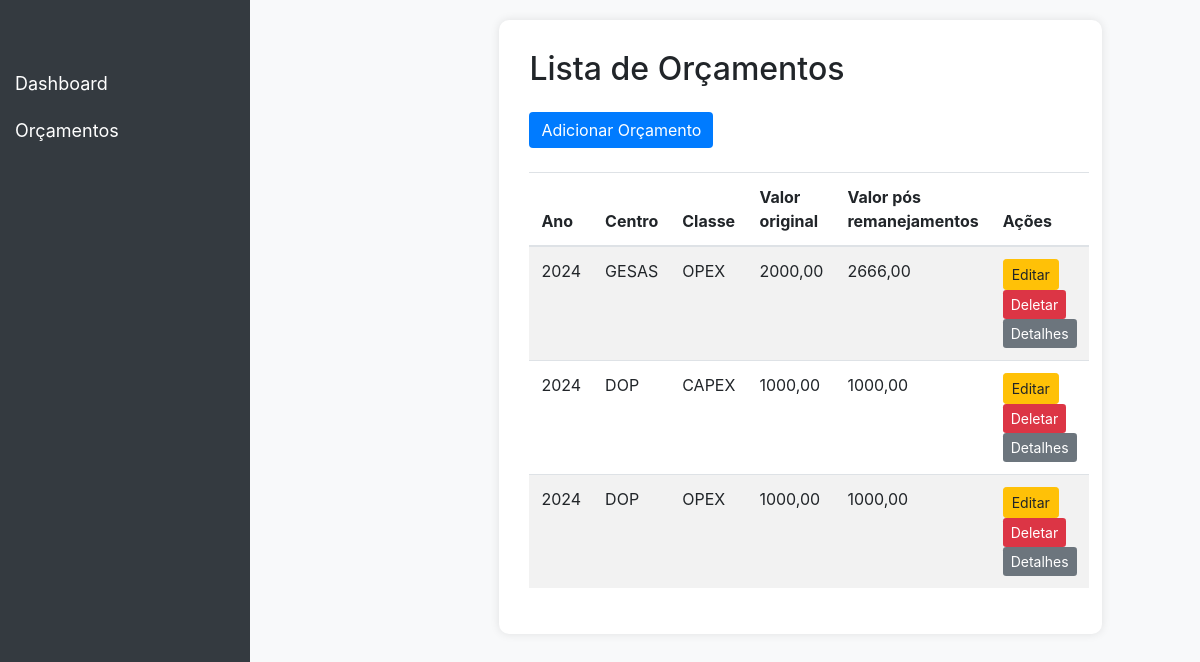
Before: /contratos/orcamentos/ with the older database file.
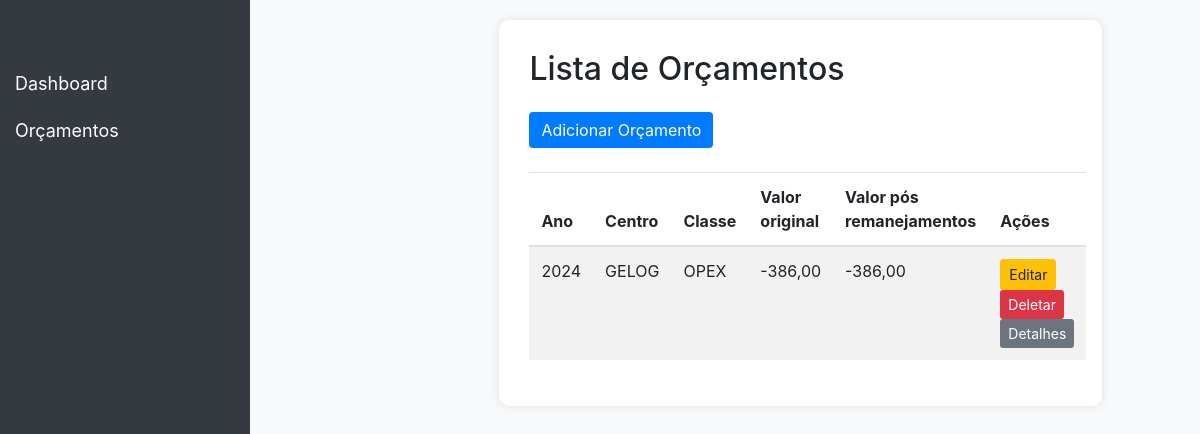
After: the same page with the newer database file.
### contract/models.py (models this page shows, shortened)
class Orcamento(models.Model):
    ano = models.IntegerField()
    centro = models.ForeignKey(CentroDeCustoGestor, on_delete=models.CASCADE)
    CLASSE_CHOICES = [
        ('A', 'OPEX'),
        ('B', 'CAPEX'),
    ]
    classe = models.CharField(max_length=100, choices=CLASSE_CHOICES, blank=True, null=True)
    valor = models.DecimalField(max_digits=10, decimal_places=2, default=0)
    @property
    def valores_adicionados(self):
        if self.pk:
            return self.orcamentos_externos.filter(tipo_movimentacao='entrada').aggregate(total=Sum('valor'))['total'] or 0
        return 0
    @property
    def valores_enviados(self):
        if self.pk:
            return self.orcamentos_externos.filter(tipo_movimentacao='retirada').aggregate(total=Sum('valor'))['total'] or 0
        return 0
    @property
    def valor_total(self):
        if self.pk:
            return self.valor + self.valores_adicionados - self.valores_enviados
        return self.valor
    class Meta:
        verbose_name = 'Orçamento'
        verbose_name_plural = 'Orçamentos'
        unique_together = ('ano', 'centro', 'classe')

class CentroDeCustoGestor(models.Model):
    nome = models.CharField(max_length=100)
    def __str__(self):
        return self.nome

### contract/views.py (the view)
# urls.py: path('orcamentos/', OrcamentoListView.as_view(), name='orcamento_list'),
class OrcamentoListView(ListView):
    model = Orcamento
    template_name = 'orcamento_list.html'
    context_object_name = 'orcamentos'

### contract/templates/orcamento_list.html (shortened to what this page needs)
<!DOCTYPE html>
<html lang="en">
<head>
    <link href="https://stackpath.bootstrapcdn.com/bootstrap/4.5.2/css/bootstrap.min.css" rel="stylesheet">
</head>
<body>
<nav class="navbar navbar-expand-lg navbar-dark">
    <a class="navbar-brand" href="#">Dashboard</a>
</nav>
<div class="sidebar">
    <a href="{% url 'dashboard' %}">Dashboard</a>
    <button class="dropdown-btn">Orçamentos
    </button>
</div>
<div class="content">
    <div class="container">
        <div class="row justify-content-center">
            <div class="col-md-10">
                <div class="table-container">
                    <h2 class="mb-4">Lista de Orçamentos</h2>
                    <div class="mb-4">
                        <a href="{% url 'orcamento_create' %}" class="btn btn-primary">Adicionar Orçamento</a>
                    </div>
                    <table class="table table-striped">
                        <thead>
                            <tr>
                                <th>Ano</th>
                                <th>Centro</th>
                                <th>Classe</th>
                                <th>Valor original</th>
                                <th>Valor pós remanejamentos</th>
                                <th>Ações</th>
                            </tr>
                        </thead>
                        <tbody>
                            {% for orcamento in orcamentos %}
                            <tr>
                                <td>{{ orcamento.ano }}</td>
                                <td>{{ orcamento.centro }}</td>
                                <td>{{ orcamento.get_classe_display }}</td>
                                <td>{{ orcamento.valor }}</td>
                                <td>{{ orcamento.valor_total }}</td>
                                <td>
                                    <a href="{% url 'orcamento_update' orcamento.pk %}" class="btn btn-warning btn-sm">Editar</a>
                                    <a href="{% url 'orcamento_delete' orcamento.pk %}" class="btn btn-danger btn-sm">Deletar</a>
                                    <a href="{% url 'orcamento_detail' orcamento.pk %}" class="btn btn-secondary btn-sm">Detalhes</a>
                                </td>
                            </tr>
                            {% endfor %}
                        </tbody>
                    </table>
                </div>
            </div>
        </div>
    </div>
</div>
</body>
</html>

Changed rows visible on the page:
removed Orcamento: ano "2024", centro "GESAS", classe "OPEX", valor "2000,00", valor_total "2666,00"
removed Orcamento: ano "2024", centro "DOP", classe "CAPEX", valor "1000,00", valor_total "1000,00"
removed Orcamento: ano "2024", centro "DOP", classe "OPEX", valor "1000,00", valor_total "1000,00"
added Orcamento: ano "2024", centro "GELOG", classe "OPEX", valor "-386,00", valor_total "-386,00"
